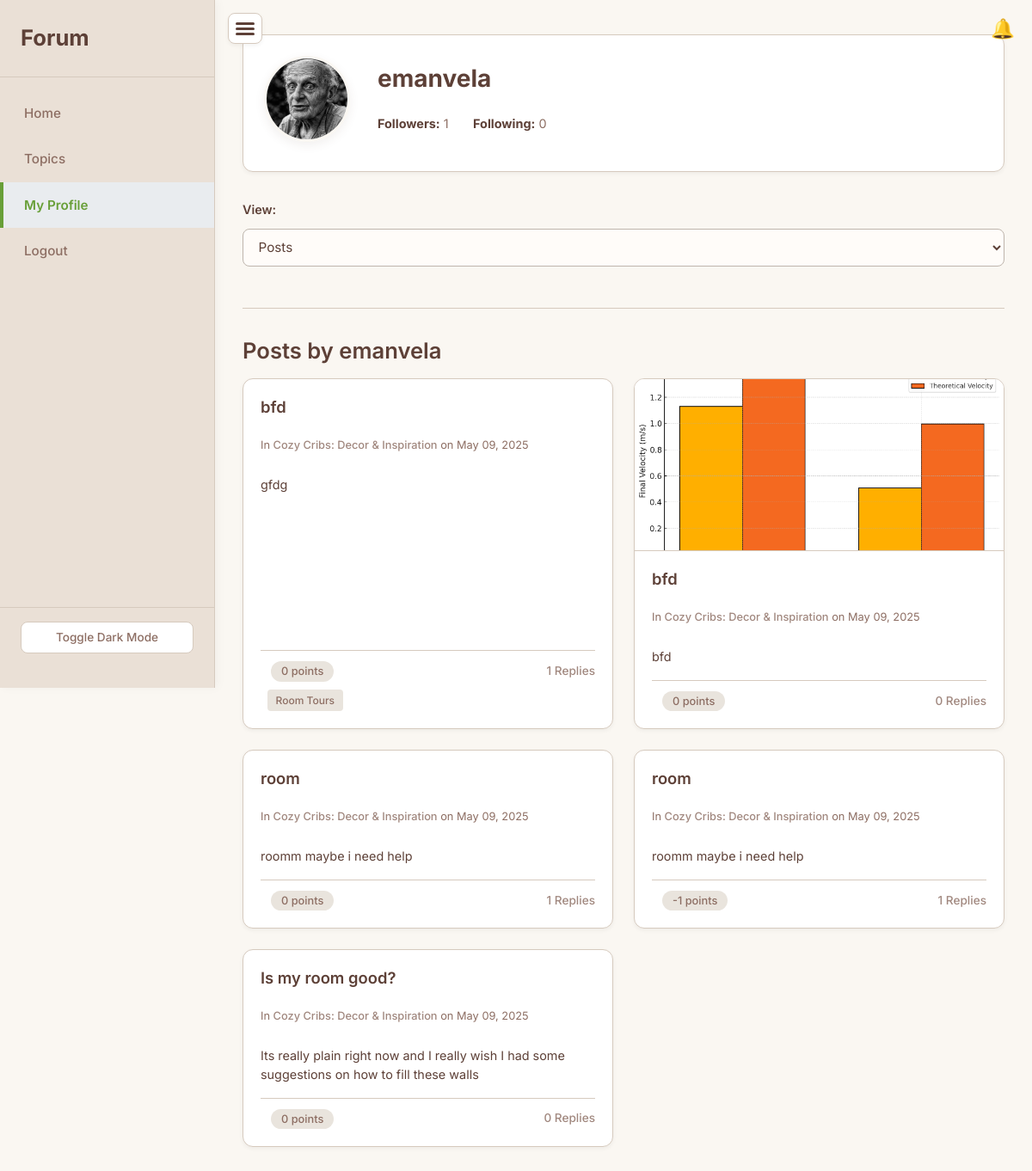
/user/emanvela (signed in), run on the app's committed database.
### app/models.py (models this page shows, shortened)
class User(UserMixin, db.Model):
    id = db.Column(db.Integer, primary_key=True)
    username = db.Column(db.String(150), unique=True, nullable=False)
    email = db.Column(db.String(120), unique=True, nullable=False)
    password = db.Column(db.String(150), nullable=False)
    role = db.Column(db.String(10), nullable=False, default='student')
    profile_picture = db.Column(db.String(255), nullable=True)
    posts = db.relationship('Post', back_populates='author', lazy='dynamic', cascade='all, delete-orphan')
    replies = db.relationship('Reply', back_populates='author', lazy='dynamic', cascade='all, delete-orphan')
    votes = db.relationship('Vote', back_populates='user', lazy='dynamic', cascade='all, delete-orphan')
    followers = db.relationship(
        'Follow',
        foreign_keys='Follow.user_id',
        backref='followed_user',
        lazy='dynamic',
        cascade='all, delete-orphan'
    )
    following = db.relationship(
        'Follow',
        foreign_keys='Follow.follower_id',
        backref='follower_user',
        lazy='dynamic',
        cascade='all, delete-orphan'
    )

class Post(db.Model):
    id = db.Column(db.Integer, primary_key=True)
    title = db.Column(db.String(200), nullable=False)
    content = db.Column(db.Text, nullable=False)
    timestamp = db.Column(db.DateTime, index=True, default=datetime.utcnow)
    user_id = db.Column(db.Integer, db.ForeignKey('user.id'), nullable=False)
    topic_id = db.Column(db.Integer, db.ForeignKey('topic.id'), nullable=False)
    media_url = db.Column(db.String(255), nullable=True)
    tag = db.Column(db.String(50), nullable=True)
    author = db.relationship('User', back_populates='posts')
    topic = db.relationship('Topic', back_populates='posts')
    replies = db.relationship('Reply', back_populates='post', lazy='dynamic', cascade='all, delete-orphan')
    votes = db.relationship('Vote', back_populates='post', lazy='dynamic', cascade='all, delete-orphan')
    @property
    def upvotes_count(self):
        return Vote.query.filter_by(post_id=self.id, vote_type='upvote').count()
    @property
    def downvotes_count(self):
        return Vote.query.filter_by(post_id=self.id, vote_type='downvote').count()
    @property
    def score(self):
        return self.upvotes_count - self.downvotes_count

class Topic(db.Model):
    id = db.Column(db.Integer, primary_key=True)
    name = db.Column(db.String(100), unique=True, nullable=False)
    description = db.Column(db.String(255), nullable=True)
    slug = db.Column(db.String(120), unique=True, nullable=False)
    posts = db.relationship('Post', back_populates='topic', lazy='dynamic', cascade='all, delete-orphan')

### app/routes.py (the view)
@main.route('/user/<username>')
@login_required
def user_profile(username):
    user = User.query.filter_by(username=username).first_or_404()
    filter_type = request.args.get('filter', 'posts')
    is_following = False
    if current_user.is_authenticated and current_user != user:
        is_following = Follow.query.filter_by(user_id=user.id, follower_id=current_user.id).first() is not None
    if filter_type == 'replies':
        content = user.replies.order_by(Reply.timestamp.desc()).all()
    else:  # Default to posts
        content = user.posts.order_by(Post.timestamp.desc()).all()
    return render_template(
        'user_profile.html',
        user=user,
        title=f"{user.username}'s Profile",
        filter=filter_type,
        content=content,
        is_following=is_following
    )

### app/routes.py (called while the page is built)
@login_manager.user_loader
def load_user(user_id):
    return User.query.get(int(user_id))

@main.app_context_processor
def inject_notification_count():
    if current_user.is_authenticated:
        count = Notification.query.filter_by(user_id=current_user.id, is_read=False).count()
        return dict(unread_notifications_count=count)
    return dict(unread_notifications_count=0)

### app/templates/user_profile.html (shortened to what this page needs)
{% extends 'base.html' %}
{% block content %}
<div class="profile-header mb-2">
    <div class="profile-header-avatar">
        {% if user.profile_picture %}
            <img src="{{ url_for('static', filename='uploads/' ~ user.profile_picture) }}" alt="{{ user.username }}'s Profile Picture" class="profile-pic-display">
        {% else %}
            <div class="profile-pic-default">
                <span>{{ user.username[0]|upper }}</span>
            </div>
        {% endif %}
    </div>
    <div class="profile-header-info">
        <h1>{{ user.username }}</h1>
        <div class="profile-stats-container">
            <p class="profile-stat-line"><strong>Followers:</strong> {{ user.followers.count() }}</p>
            <p class="profile-stat-line"><strong>Following:</strong> {{ user.following.count() }}</p>
        </div>
    </div>
</div>
<form method="get" class="profile-action-form">
    <label for="user-content-filter">View:</label>
    <select name="filter" id="user-content-filter" onchange="this.form.submit()" class="form-control">
        <option value="posts" {% if filter == 'posts' %}selected{% endif %}>Posts</option>
    </select>
</form>
<hr>
{% if filter == 'posts' %}
    <h2>Posts by {{ user.username }}</h2>
    {% if content %}
        <div class="feed-grid">
        {% for post in content %}
            <article class="content-card">
                {% if post.media_url %}
                    <a href="{{ url_for('main.view_post', post_id=post.id) }}" class="card-image-link">
                        <img src="{{ url_for('static', filename='uploads/' ~ post.media_url) }}" alt="Image for {{post.title}}" class="card-image">
                    </a>
                {% else %}
                     <div class="card-no-image"></div>
                {% endif %}
                <div class="card-content">
                    <h3><a href="{{ url_for('main.view_post', post_id=post.id) }}">{{ post.title }}</a></h3>
                    <p class="post-meta">
                        In <a href="{{ url_for('main.view_topic', slug=post.topic.slug) }}">{{ post.topic.name }}</a>
                        on {{ post.timestamp.strftime('%b %d, %Y') }}
                    </p>
                    <p class="post-content-snippet">
                        {{ post.content | striptags | truncate(100) }}
                    </p>
                    <div class="post-interactions">
                        <div class="vote-controls">
                            <span class="vote-score">{{ post.score }} points</span>
                        </div>
                        <a href="{{ url_for('main.view_post', post_id=post.id) }}#replies" class="view-replies-link">{{ post.replies.count() }} Replies</a>
                    </div>
                     {% if post.tag %}
                        <div style="margin-top: 0.5rem;">
                            <span class="post-tag-badge">{{ post.tag }}</span>
                        </div>
                    {% endif %}
                </div>
            </article>
        {% else %}
         <p>{{ user.username }} has not made any posts yet.</p>
        {% endfor %}
        </div>
    {% else %}
        <p>{{ user.username }} has not made any posts yet.</p>
    {% endif %}
{% endif %}
{% endblock %}

### data on the page
User: profile_picture (picture), username "emanvela"
Post: title "bfd", topic.name "Cozy Cribs: Decor & Inspiration", timestamp "May 09, 2025", content "gfdg", score "0", replies.count "1", tag "Room Tours"
Post: media_url (picture), title "bfd", topic.name "Cozy Cribs: Decor & Inspiration", timestamp "May 09, 2025", content "bfd", score "0", replies.count "0"
Post: title "room", topic.name "Cozy Cribs: Decor & Inspiration", timestamp "May 09, 2025", content "roomm maybe i need help", score "0", replies.count "1"
Post: title "room", topic.name "Cozy Cribs: Decor & Inspiration", timestamp "May 09, 2025", content "roomm maybe i need help", score "-1", replies.count "1"
Post: title "Is my room good?", topic.name "Cozy Cribs: Decor & Inspiration", timestamp "May 09, 2025", content "Its really plain right now and I really wish I had some suggestions on how to fill these walls", score "0", replies.count "0"

### other printed values
{{ user.followers.count() }} "1"
{{ user.following.count() }} "0"
